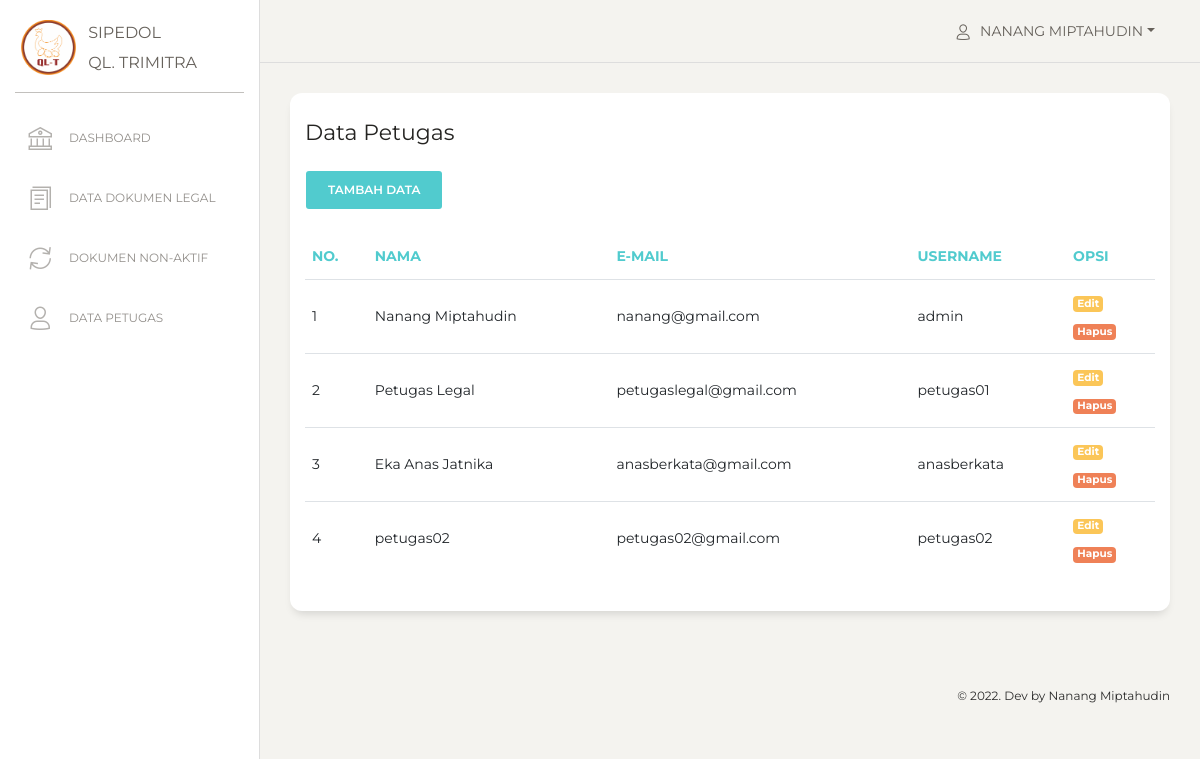
Page /view_user/index.php (signed in) on the committed database.
### tables this page shows
CREATE TABLE `users` (
  `id` int(11) NOT NULL,
  `nama` varchar(255) NOT NULL,
  `email` varchar(255) NOT NULL,
  `username` varchar(255) NOT NULL,
  `password` varchar(255) NOT NULL,
  `role_id` int(11) NOT NULL,
  `date_created` date NOT NULL,
  `is_active` int(11) NOT NULL
);

### functions.php (called while the page is built, shortened)
<?php
$conn = mysqli_connect("localhost", "root", "", "db_sipedol");
function query($query)
{
    global $conn;
    $result = mysqli_query($conn, $query);
    $rows = [];
    while ($row = mysqli_fetch_assoc($result)) {
        $rows[] = $row;
    }
    return $rows;
}

### view_user/index.php (the view)
<?php
include "../view_template/header.php";
include "../view_template/sidebar.php";
include "../view_template/topbar.php";
$users = query("SELECT * FROM users");
?>
<div class="content">
    <div class="row">
        <div class="col-md-12">
            <div class="card ">
                <div class="card-header ">
                    <h5 class="card-title">Data Petugas</h5>
                    <?php if ($user['role_id'] == 1) : ?>
                        <a href="user_add.php" class='btn btn-primary'>
                            <span>Tambah Data</span>
                        </a>
                    <?php else : ?>
                    <?php endif; ?>
                </div>
                <div class="card-body ">
                    <div class="table-responsive">
                        <table class="table">
                            <thead class=" text-primary">
                                <th>No.</th>
                                <th>Nama</th>
                                <th>E-Mail</th>
                                <th>Username</th>
                                <?php if ($user['role_id'] == 1) : ?>
                                    <th>Opsi</th>
                                <?php else : ?>
                                <?php endif; ?>
                            </thead>
                            <tbody>
                                <?php $i = 1; ?>
                                <?php foreach ($users as $u) : ?>
                                    <tr>
                                        <td><?= $i; ?></td>
                                        <td><?= $u["nama"]; ?></td>
                                        <td><?= $u["email"]; ?></td>
                                        <td><?= $u["username"]; ?></td>
                                        <?php if ($user['role_id'] == 1) : ?>
                                            <td>
                                                <a href="user_edit.php?id=<?= $u["id"] ?>" class="badge bg-warning mb-2 text-white">Edit</a> <br>
                                                <a href="user_delete.php?id=<?= $u["id"] ?>" class="badge bg-danger text-white" onclick="return confirm('Yakin akan menghapus data petugas : <?= $u['nama']; ?> ?');">Hapus</a>
                                            </td>
                                        <?php else : ?>
                                        <?php endif; ?>
                                    </tr>
                                    <?php $i++; ?>
                                <?php endforeach; ?>
                            </tbody>
                        </table>
                    </div>
                </div>
            </div>
        </div>
    </div>
</div>
<?php include "../view_template/footer.php"; ?>

### view_template/topbar.php (shortened to what this page needs)
<nav class="navbar navbar-expand-lg navbar-absolute fixed-top navbar-transparent">
    <div class="container-fluid">
        <div class="navbar-wrapper">
            <a class="navbar-brand" href="javascript:;">Dashboard</a>
        </div>
        <div class="collapse navbar-collapse justify-content-end" id="navigation">
            <ul class="navbar-nav">
                <li class="nav-item btn-rotate dropdown">
                    <a class="nav-link dropdown-toggle" href="#" id="navbarDropdownMenuLink" data-toggle="dropdown" aria-haspopup="true" aria-expanded="false">
                        <i class="nc-icon nc-single-02"></i>
                        <p>
                            <span class="d-md-block"><?= $user["nama"]; ?></span>
                        </p>
                    </a>
                </li>
            </ul>
        </div>
    </div>
</nav>
<div class="wrapper ">
    <div class="main-panel">

### rows in the picture
users: nama "NANANG MIPTAHUDIN", nama "Nanang Miptahudin", email "nanang@gmail.com", username "admin"
users: nama "Petugas Legal", email "petugaslegal@gmail.com", username "petugas01"
users: nama "Eka Anas Jatnika", email "anasberkata@gmail.com", username "anasberkata"
users: nama "petugas02", email "petugas02@gmail.com", username "petugas02"
